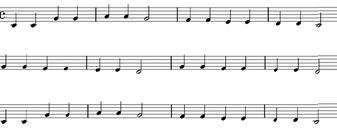
%> input picture Music Score Reader/TwinkleTwinkleLittleStar.bmp, 337 x 128 px, shrunk from 617 x 235 before the run
$ octave MusicScoreReader.m   (GNU Octave 9; MATLAB toolbox functions it lacks are replaced by stand-ins)
%> lines starting %> are read from the running program, lines starting %| are printed output that depends on the picture; in (x1, y1, x2, y2) boxes, pixels count from 0 and x2, y2 are one past the last pixel; in counts of white or black regions, pixels touching at a corner belong together; the program's own positions count from 1
### Music Score Reader/NotesExtraction.m
close all; clear all; clc;

photoName = 'TwinkleTwinkleLittleStar.bmp';
image = imread(photoName);
%> image is the input picture: size 128x337x3 uint8; min 0, max 255, mean 236.4

binImage = ImageBinarization(image);

imageWithoutBigAndSmallRegions = RemoveRegions(binImage);

horizontalLines = HorizontalLinesDetection(imageWithoutBigAndSmallRegions);

[filledNotes] = FillNotes(imageWithoutBigAndSmallRegions, horizontalLines);

imageWithoutVerticalLines = VerticalLinesDetection(filledNotes);

if(strcmp(photoName, 'JingleBells.bmp'))
    [imageWithoutSmallNoise,imageWithoutBaseCleff] = ImageEnhancement(filledNotes, imageWithoutVerticalLines, 50, 35);
    enhancedImage = imageWithoutSmallNoise - imageWithoutBaseCleff;
    %figure, imshow(enhancedImage);
    %title('Enhanced Image');

    wholeNotes = WholeNotesDetection(enhancedImage, 3);

    halfNotes = HalfNotesDetection(enhancedImage, wholeNotes, 35);

    notesExtractedImage = halfNotes + wholeNotes;

elseif(strcmp(photoName, 'TwinkleTwinkleLittleStar.bmp'))
    enhancedImage = ImageEnhancement(filledNotes,imageWithoutVerticalLines, 51, 20);

    wholeNotes = WholeNotesDetection(enhancedImage, 2);

    halfNotes = HalfNotesDetection(enhancedImage, wholeNotes, 20);
    halfNotes = RemoveBigRegions(halfNotes, 50);

    notesExtractedImage = halfNotes + wholeNotes;
    %notesExtractedImage = RemoveSmallRegions(notesExtractedImage, 20);

elseif(strcmp(photoName, 'BachSheetMusic.bmp'))
    enhancedImage = ImageEnhancement(filledNotes,imageWithoutVerticalLines, 51, 3);
    wholeNotes = WholeNotesDetection(enhancedImage, 2);

    halfNotes = HalfNotesDetection(enhancedImage, wholeNotes, 3);

    notesExtractedImage = halfNotes + wholeNotes;
end


figure, imshow(notesExtractedImage);
title('Image With Extracted Notes');

### Music Score Reader/ImageBinarization.m
function [binImage] = ImageBinarization(image)

% Convert Grayscale image to Binary image and convert B&W

Image = rgb2gray(image);
binImage = ~imbinarize(Image);
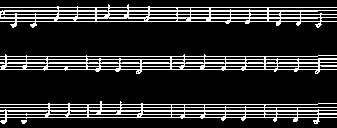
%> binImage: size 128x337 logical; 17.1% white in thin lines or dots
%figure, imshow(binImage);
%title('Binarized Image');

end

### Music Score Reader/RemoveSmallRegions.m
function [ imageWithBigRegionsRemoved ] = RemoveSmallRegions(image, lowerLimit )
%> called with lowerLimit = 1000
% This function will remove the regions whose areas are too small

imageLabel = bwlabel(image);
%> imageLabel: size 128x337 double; 5 distinct labels, from 0 to 4
shapeProps = regionprops(imageLabel, 'Area');
%> shapeProps = 4 regions; Area: 2685, 2350, 2341, 19

for nRegion = 1 : length(shapeProps)
    index = imageLabel == nRegion;
    area = shapeProps(nRegion).Area;
    if area < lowerLimit
        image(index) = 0;
    end
end % nRegion
%> this loop made 4 passes
%> area on passes 1 to 3: 2685, 2350, 2341
%> image: size 128x337 logical; 17.1% white in thin lines or dots

imageWithBigRegionsRemoved = image;

end

### Music Score Reader/RemoveBigRegions.m
function [ imageWithBigRegionsRemoved ] = RemoveBigRegions(image, upperLimit)
%> called with upperLimit = 500000
% This function will remove the regions whose areas are too big

imageLabel = bwlabel(image);
%> imageLabel: size 128x337 double; 4 distinct labels, from 0 to 3
shapeProps = regionprops(imageLabel, 'Area');
%> shapeProps = 3 regions; Area: 2685, 2350, 2341

for nRegion = 1 : length(shapeProps)
    index = imageLabel == nRegion;
    area = shapeProps(nRegion).Area;
    if area > upperLimit
        image(index) = 0;
    end
end % nRegion
%> this loop made 3 passes

imageWithBigRegionsRemoved = image;

end

### Music Score Reader/HorizontalLinesDetection.m
function [HorizontalLines] = HorizontalLinesDetection(imageWithoutBigAndSmallRegions)

SE = strel('line', 15, 0);
HorizontalLines = imopen(imageWithoutBigAndSmallRegions, SE);
%> HorizontalLines: size 128x337 logical; 14.6% white in thin lines or dots, all inside (x1, y1, x2, y2) = (0, 7, 337, 118)
HorizontalLines = imclose(HorizontalLines, SE);
%figure, imshow(HorizontalLines);
%title('Extracted Horizontal Lines');

end

### Music Score Reader/FillNotes.m
function [imageWithoutTrebleCleff, temp] = FillNotes(imageWithoutBigAndSmallRegions, Hlines)

notes = imageWithoutBigAndSmallRegions - Hlines;
%figure, imshow(notes);
%title('Image Without Horizontal Lines');

SE = strel('square', 3);
filledNotes = imclose(notes, SE);
%> filledNotes: size 128x337 double; values 0 (black) and 1 (white), 3.4% white in thin lines or dots, all inside (x1, y1, x2, y2) = (0, 4, 322, 124)
%figure, imshow(filledNotes);
%title('Filled Notes');

temp = RemoveBigRegions(filledNotes, 50);
%> call 2 of RemoveBigRegions, with upperLimit = 50
%> in RemoveBigRegions (call 2), `imageLabel = bwlabel(image);`:
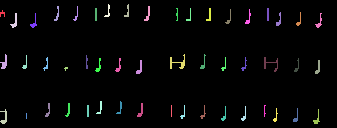
%> imageLabel: size 128x337 double; 51 distinct labels, from 0 to 50; one colour per label, 0 black
%> in RemoveBigRegions (call 2), `shapeProps = regionprops(imageLabel, 'Area');`: shapeProps = 50 regions; largest, Area: 71, 57, 50, 46, 42
%> the loop in RemoveBigRegions (call 2), `for nRegion = 1 : length(shapeProps)` made 50 passes
%> area on passes 2, 3, 4, 5, 7, 8, 9, 10, 12, 13, 14, 15: 50, 46, 42, 26, 33, 26, 31, 30, 31, 23, 21, 24
%> after the loop in RemoveBigRegions (call 2), `for nRegion = 1 : length(shapeProps)`:
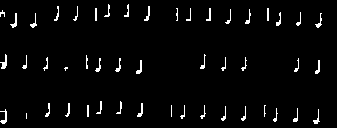
%> image: size 128x337 double; values 0 (black) and 1 (white), 3.1% white in thin lines or dots, all inside (x1, y1, x2, y2) = (0, 4, 322, 124)
%figure, imshow(temp);
%title('Temp');

imageWithoutTrebleCleff = RemoveBigRegions(filledNotes, 200);
%figure, imshow(imageWithoutTrebleCleff);
%title('Image Without Treble Cleff');

end

### Music Score Reader/VerticalLinesDetection.m
function [imageWithoutVerticalLines] = VerticalLinesDetection(filledNotes)
% Remove the vertical lines

SE = strel('line', 13, 90);
verticalLines = imopen(filledNotes, SE);
%> verticalLines: size 128x337 double; values 0 (black) and 1 (white), 1% white in thin lines or dots, all inside (x1, y1, x2, y2) = (5, 4, 321, 123)
%figure, imshow(verticalLines);
%title('Extracted Vertical Image');

imageWithoutVerticalLines = filledNotes - verticalLines;
%> imageWithoutVerticalLines: size 128x337 double; values 0 (black) and 1 (white), 2.3% white in thin lines or dots, all inside (x1, y1, x2, y2) = (0, 5, 322, 124)
%> call 2 of RemoveSmallRegions, with lowerLimit = 20
%> in RemoveSmallRegions (call 2), `imageLabel = bwlabel(image);`:
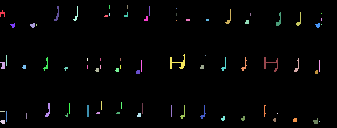
%> imageLabel: size 128x337 double; 77 distinct labels, from 0 to 76; one colour per label, 0 black
%> in RemoveSmallRegions (call 2), `shapeProps = regionprops(imageLabel, 'Area');`: shapeProps = 76 regions; largest, Area: 71, 57, 32, 31, 30
%> the loop in RemoveSmallRegions (call 2), `for nRegion = 1 : length(shapeProps)` made 76 passes
%> after the loop in RemoveSmallRegions (call 2), `for nRegion = 1 : length(shapeProps)`:
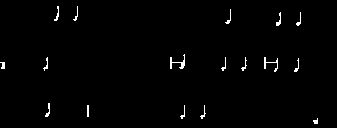
%> image: size 128x337 double; values 0 (black) and 1 (white), 1.2% white in thin lines or dots, all inside (x1, y1, x2, y2) = (0, 6, 318, 124)
%figure; imshow(imageWithoutVerticalLines);
%title('Image Without Vertical Lines');

end

### Music Score Reader/WholeNotesDetection.m
function [wholeNote] = WholeNotesDetection(image, size)
%> called with size = 2

SE = strel('disk', size);
wholeNote = imopen(image, SE);
%> wholeNote: size 128x337 double; every value is 0
%figure, imshow(wholeNote);
%title('Whole Note Image');

end

### Music Score Reader/BuildNotations.m
function  [letters, types, noteBoundingBox] = BuildNotations(lineYaxis, noteStats, linePos, letters, halfPos, wholePos, types, noteBoundingBox)

for i = 1 : length(noteStats) % loop on note note
    for j = 1 : 5 % LinePos of 5 lines

        position = noteStats(i).BoundingBox(2);
        type = WH_notes(halfPos, wholePos, position);

        if ((position >= linePos(lineYaxis, 2) - 1 &&  position <= linePos(lineYaxis, 2) + 2 ) && position > linePos(lineYaxis, 2) - 10)
            letters = [letters, 'G'];
            types = [types, type];
            noteBoundingBox = vertcat(noteBoundingBox, noteStats(i).BoundingBox);
            break;

        elseif (position >= linePos(lineYaxis, 2) - 1 &&  position <= linePos(lineYaxis, 2) + 2 )
            letters = [letters, 'E'];
            types = [types, type];
            noteBoundingBox = vertcat(noteBoundingBox, noteStats(i).BoundingBox);
            break;

        elseif (position > linePos(lineYaxis, 2) + 2 && position < linePos(lineYaxis + 1, 2))
            letters = [letters, 'D'];
            types = [types, type];
            noteBoundingBox = vertcat(noteBoundingBox, noteStats(i).BoundingBox);
            break;

        elseif (position >= linePos(lineYaxis + 1, 2) - 1 &&  position <= linePos(lineYaxis + 1, 2) + 2 )
            letters = [letters, 'C'];
            types = [types, type];
            noteBoundingBox = vertcat(noteBoundingBox, noteStats(i).BoundingBox);
            break;

        elseif (position > linePos(lineYaxis + 1, 2) + 2 && position < linePos(lineYaxis + 2, 2))
            letters = [letters, 'B'];
            types = [types, type];
            noteBoundingBox = vertcat(noteBoundingBox, noteStats(i).BoundingBox);
            break;

       elseif (position >= linePos(lineYaxis + 2, 2) - 1 &&  position <= linePos(lineYaxis + 2, 2) + 2 )
           letters = [letters, 'A'];
           types = [types, type];
           noteBoundingBox = vertcat(noteBoundingBox, noteStats(i).BoundingBox);
           break;

       elseif (position >= linePos(lineYaxis + 3, 2) - 1 &&  position <= linePos(lineYaxis + 3, 2) + 2 )
           letters = [letters, 'F'];
           types = [types, type];
           noteBoundingBox = vertcat(noteBoundingBox, noteStats(i).BoundingBox);
           break;

        elseif (position > linePos(lineYaxis + 2, 2) + 2 && position < linePos(lineYaxis + 3, 2))
            letters = [letters, 'G'];
            types = [types, type];
            noteBoundingBox = vertcat(noteBoundingBox, noteStats(i).BoundingBox);
            break;

        elseif (position > linePos(lineYaxis + 3, 2) + 2 && position < linePos(lineYaxis + 4, 2))
            letters = [letters, 'E'];
            types = [types, type];
            noteBoundingBox = vertcat(noteBoundingBox, noteStats(i).BoundingBox);
            break;

        elseif(position >= linePos(lineYaxis + 4, 2) - 1 &&  position <= linePos(lineYaxis + 4, 2) + 2 )
            letters = [letters, 'D'];
            types = [types, type];
            noteBoundingBox = vertcat(noteBoundingBox, noteStats(i).BoundingBox);
            break;

        elseif (position >= linePos(lineYaxis + 4, 2) + 4 && position < linePos(lineYaxis + 4, 2) + 10)
            letters = [letters, 'C'];
            types = [types, type];
            noteBoundingBox = vertcat(noteBoundingBox, noteStats(i).BoundingBox);
            break;
        end
    end
end
end

### Music Score Reader/HalfNotesDetection.m
function [halfNote] = HalfNotesDetection(image, wholeNote, size)

halfNote = image - wholeNote;
halfNote = RemoveSmallRegions(halfNote, size);
%> in RemoveSmallRegions (call 3), `imageLabel = bwlabel(image);`: imageLabel: size 128x337 double; 18 distinct labels, from 0 to 17
%> in RemoveSmallRegions (call 3), `shapeProps = regionprops(imageLabel, 'Area');`: shapeProps = 17 regions; largest, Area: 71, 57, 32, 31, 30
%> call 5 of RemoveBigRegions, with upperLimit = 50
%> the loop in RemoveBigRegions (call 5), `for nRegion = 1 : length(shapeProps)` made 17 passes
%> after the loop in RemoveBigRegions (call 5), `for nRegion = 1 : length(shapeProps)`:
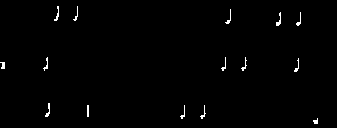
%> image: size 128x337 double; values 0 (black) and 1 (white), 0.89% white in thin lines or dots, all inside (x1, y1, x2, y2) = (0, 6, 318, 124)
%figure, imshow(halfNote);
%title('Half Note Image');

end

### Music Score Reader/ImageEnhancement.m
function [imageWithoutSmallNoise, imageWithoutBaseCleff] = ImageEnhancement(filledNotes, imageWithoutVerticalLines, bigRegionSize, smallRegionSize)

imageWithoutBaseCleff = RemoveBigRegions(filledNotes, bigRegionSize);
%figure, imshow(imageWithoutBaseCleff);
%title('Image Without Base Cleff');

imageWithoutSmallNoise = RemoveSmallRegions(imageWithoutVerticalLines, smallRegionSize);
%figure, imshow(imageWithoutSmallNoise);
%title('Image Without Small Noise')

end

### Music Score Reader/RemoveRegions.m
function [imageWithoutBigAndSmallRegions] = RemoveRegions(binImage)

imageWithoutSmallRegions = RemoveSmallRegions(binImage, 1000);
imageWithoutBigAndSmallRegions = RemoveBigRegions(imageWithoutSmallRegions, 500000);
%figure, imshow(imageWithoutBigAndSmallRegions);
%title('After Removal of small & big Regions');

end

### Music Score Reader/MusicScoreReader.m
% Read image

NotesExtraction

[L, num] = bwlabel(notesExtractedImage);
%> L: size 128x337 double; 16 distinct labels, from 0 to 15
%> num = 15
% figure, imshow(label2rgb(L));
% title('Colored Objects');

stats = regionprops(L, 'BoundingBox');
%> stats = 15 regions; largest, box (x1, y1, x2, y2): (225, 9, 231, 24), (200, 105, 206, 119), (241, 57, 247, 71), (54, 6, 59, 21), (73, 6, 78, 21)
pos = zeros(length(stats), 4);


lineStats = regionprops(horizontalLines,'BoundingBox');
%> lineStats = 15 regions; largest, box (x1, y1, x2, y2): (0, 10, 337, 12), (0, 17, 337, 19), (0, 55, 337, 57), (0, 58, 337, 60), (0, 62, 337, 64)
linePos = zeros(length(lineStats), 4);

for i = 1: length(lineStats)
    for j = 1: 4
        linePos(i, j) = lineStats(i).BoundingBox(j);
    end
end
%> this loop made 15 passes
%> after the loop, linePos = 15 rows, first 8: [0.5 7.5 337 1; 0.5 10.5 337 2; 0.5 14.5 337 1; 0.5 17.5 337 2; 0.5 21.5 337 1; 0.5 55.5 337 2; 0.5 58.5 337 2; 0.5 62.5 337 2]

[half, Hnum] = bwlabel(halfNotes);
%> Hnum = 15
% figure, imshow(label2rgb(L));
% title('Colored Objects');

halfStats = regionprops(half, 'BoundingBox');
%> halfStats has the same summary as stats
halfPos = zeros(length(halfStats), 4);

for i = 1: length(halfStats)
    for j = 1: 4
        halfPos(i, j) = halfStats(i).BoundingBox(j);
    end
end
%> after the loop, halfPos = 15 rows, first 8: [0.5 62.5 5 7; 43.5 57.5 5 14; 45.5 103.5 5 14; 54.5 6.5 5 15; 73.5 6.5 5 15; 87.5 105.5 2 12; 180.5 105.5 5 14; 200.5 105.5 6 14]


[whole, Wnum] = bwlabel(wholeNotes);
%> Wnum = 0
% figure, imshow(label2rgb(L));
% title('Colored Objects');

wholeStats = regionprops(whole, 'BoundingBox');
%> wholeStats = 0 regions
wholePos = zeros(length(wholeStats), 4);

for i = 1: length(wholeStats)
    for j = 1: 4
        wholePos(i, j) = wholeStats(i).BoundingBox(j);
    end
end
%> this loop made 0 passes

j = 1;
letters = [];
types = [];
noteBoundingBox = [];
for i = 1 : length(linePos) / 5
    [letters,types, noteBoundingBox]= BuildNotations(j, stats, linePos, letters, halfPos, wholePos, types, noteBoundingBox);
    j = j + 5 ;
end
%> this loop made 3 passes
%> (letters, types, j) on passes 1 to 3: ('GGGCC', 'HHHHH', 6), ('GGGCCAGGGC', 'HHHHHHHHHH', 11), ('GGGCCAGGGCGGGGD', 'HHHHHHHHHHHHHHH', 16)
%> after the loop, noteBoundingBox = 15 rows, first 8: [54.5 6.5 5 15; 73.5 6.5 5 15; 225.5 9.5 6 15; 276.5 12.5 5 14; 296.5 12.5 5 14; 0.5 62.5 5 7; 43.5 57.5 5 14; 221.5 57.5 5 14]

%fprintf('letters: %c\n', letters);
%fprintf('types: %c\n', types);

melody = {};
for i = 1: length(letters)
    melody = [melody, letters(i)];
end
%> this loop made 15 passes

RGB = insertObjectAnnotation(double(~binImage), 'rectangle', noteBoundingBox, melody,...
    'TextBoxOpacity', 0.8, 'FontSize', 14);
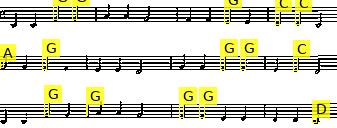
%> RGB: size 128x337x3 double; mean R, G, B 0.833, 0.833, 0.757
figure, imshow(RGB);
title('Annotated Image');

%MusicGeneration(melody, types);
